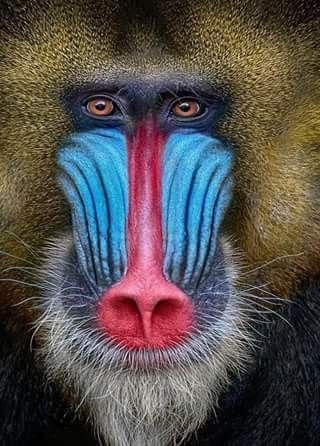
#> input picture src/Images and Videos/mandrill_monkey.jpg, 320 x 446 px
$ python Changing_Colorspaces.py
#> lines starting #> are read from the running program, lines starting #| are printed output that depends on the picture
import cv2
import numpy as np
import matplotlib.pyplot as plt

'''
Then we will read the original colored image from the file system with a call to the imread function.
This function receives as input the path to the file and returns the image as a ndarray.
he image is read in the BGR format.
'''

# BGR Image
image = cv2.imread('../Images and Videos/mandrill_monkey.jpg')
#> image is the input picture: shape (446, 320, 3); mean B, G, R 77.9, 79.2, 84.8
image_copy = image.copy()
# Type and shape ( image.shape[0] => Height and image.shape[1] => Width)
print("[INFO] Type of image : ", type(image))
#| [INFO] Type of image :  <class 'numpy.ndarray'>
print("[INFO] Original image => width : {} Height : {} channel : {}".format(image.shape[1],image.shape[0],image.shape[2]))
#| [INFO] Original image => width : 320 Height : 446 channel : 3
cv2.imshow('Original image',image)
cv2.waitKey(0)
cv2.destroyAllWindows()


# Grayscale without using inbuilt function (Reference : https://docs.opencv.org/master/de/d25/imgproc_color_conversions.html)
# Grayscale images do not include any color. They are given in the range of shades that lie between black and white.
# For example, white is represented by 255, 255, 255, black is represented by 0, 0, 0, and medium gray is 127, 127, 127.
# The higher the number is, the lighter the gray becomes.

'''
    Method 01 - Averaging - R,G,B values
                Y = (R+G+B)/3


    Method 2: LUMA-REC-601(non-linear)

    The human eye always interprets different colors in a different way. The weights ranging in the order of Green, Red and Blue.

    If three sources appear red, green and blue, and have the same radiance in the visible spectrum,
    then the green will appear the brightest of the three because the luminous efficiency function peaks in the green region of the spectrum.

    The red will appear less bright, and the blue will be the darkest of the three. As a consequence of the luminous efficiency function,
    all saturated blue colors are quite dark and all saturated yellows are quite light.

    If luminance is computed from red, green and blue, the coefficients will be a function of the particular red, green and blue
    spectral weighting functions employed, but the green coefficient will be quite large, the red will have an intermediate value,
    and the blue coefficient will be the smallest of the three.

    Computation Example: Let's say we have a color that can be represented by the RGB value 70, 130, 180. The weighted average for our RGB color (70, 130, 180) is as follows:

        Y = 0.299(70) + 0.587(130) + 0.114(180)
        Y = 117.76

        When the weighted average does not equate to a whole number, we round it to the nearest whole. As such, our computed equivalent gray is Y = 118
        Hence RGB(70, 130, 180) => Grayscale(180)

    Reference : https://goodcalculators.com/rgb-to-grayscale-conversion-calculator/
'''

# Intialize a new array of zeroes with the same shape
gray = np.zeros((image.shape[0],image.shape[1]))
gray2 = np.zeros((image.shape[0],image.shape[1]))
print("Width : " , gray.shape[1], "Height : ",gray.shape[0])
#| Width :  320 Height :  446
print("[INFO] | -------------- Display plot ----------- | ")

# Map averages of pixels to the grey image : Raw average
for r in range(gray.shape[0]):
    for c in range(gray.shape[1]):
        # Use human average
        gray[r][c] = np.average(image_copy[r][c]);
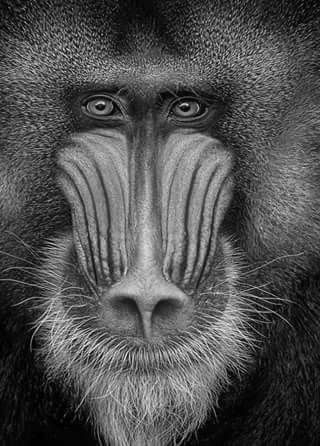
#> gray: shape (446, 320) float64; min 0, max 254.7, mean 80.6

# Method 02 : 'Human' Average - adapted for human eyes
for r in range(gray2.shape[0]):
    for c in range(gray2.shape[1]):
        # Use human average
        gray2[r][c] = 0.299*image_copy[r][c][0] + 0.587*image_copy[r][c][1] + 0.114*image_copy[r][c][2]
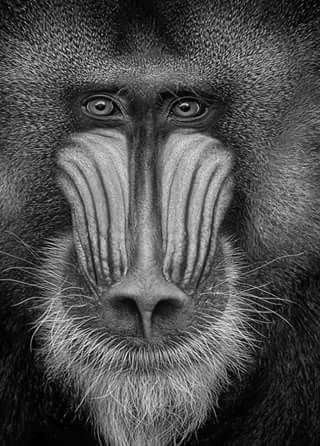
#> gray2: shape (446, 320) float64; min 0, max 254.4, mean 79.5


'''
Each channel is represented as a ndarray with two dimensions,
which means this can represented by grayscale images.
'''

print("[INFO] 1 Channel => Width : ", gray2.shape[1], "Height : ",gray2.shape[0])
#| [INFO] 1 Channel => Width :  320 Height :  446


images = [gray, gray2]
title  = ["Average - Method 1","LUMA-REC-601(non-linear) - Method 2"]
for i in range(2):
    plt.subplot(1,2,(i+1))
    plt.imshow(images[i],'gray')
    plt.xlabel(title[i])
plt.show()


# implementation of rgb2gray scale but instead of 1 channel it's 3 channel
def rgb2gray_3Channel(image):

    b,g,r = image_copy[:,:,0], image_copy[:,:,1], image_copy[:,:,2]
    gray = 0.2989 * r + 0.5870 * g + 0.1140 * b
    for i in range(3):
        image_copy[:,:,i] = gray
    return image_copy

grayscale = rgb2gray_3Channel(image)
print("[INFO] 3 Channel => Grayscale width : {} Height : {} channel : {}".format(grayscale.shape[1],grayscale.shape[0],grayscale.shape[2]))
#| [INFO] 3 Channel => Grayscale width : 320 Height : 446 channel : 3
cv2.imshow('grayscale',grayscale)

'''
Now our objective is to see different channels of input image i.e Red,Green and Blue
'''

# Split the image into B,G,R
B,G,R = image[:,:,0],image[:,:,1],image[:,:,2]

'''
Another way to split the image is using the function cv2.split
blue, green, red = cv2.split(image)
'''

# Grayscale
gray = cv2.cvtColor(image, cv2.COLOR_BGR2GRAY)

# We can only stack image which have same size (width and height) and channel (here all image have channel - 1)
BGR_stacking = np.hstack([gray,B,G,R])
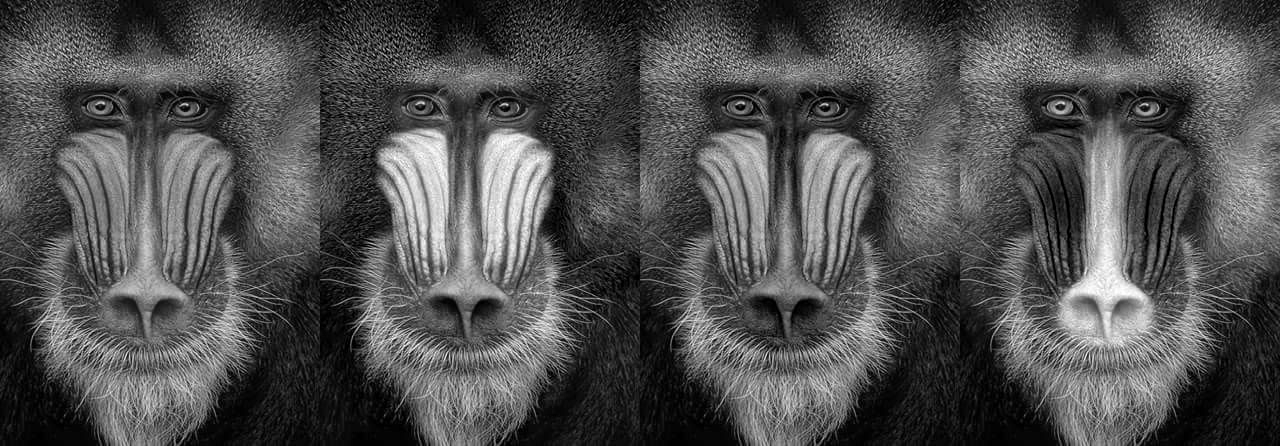
#> BGR_stacking: shape (446, 1280); min 0, max 255, mean 80.6
cv2.imshow('BGR_stacking',BGR_stacking)

# Now, this is not the desire output, we want to see only one color in an image
# this possible when we black out other two channel i.e for blue color channel (in case BGR)
# the answer should be [100,0,0] as we know black have intensity value i.e pixel '0'

k = np.zeros_like(B)
blue = cv2.merge([B,k,k])
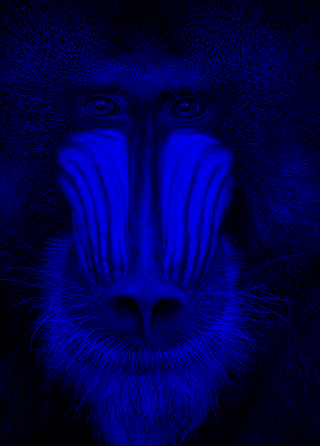
#> blue: shape (446, 320, 3); mean of channels 0, 1, 2 77.9, 0, 0; drawn as B, G, R
green = cv2.merge([k,G,k])
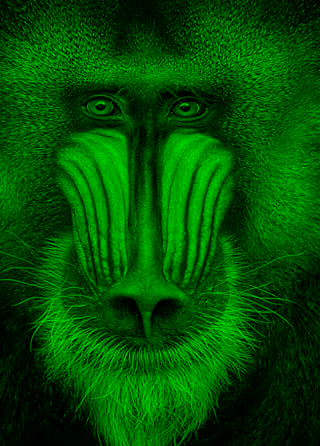
#> green: shape (446, 320, 3); mean of channels 0, 1, 2 0, 79.2, 0; drawn as B, G, R
red = cv2.merge([k,k,R])
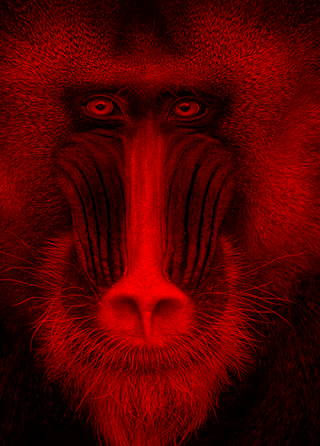
#> red: shape (446, 320, 3); mean of channels 0, 1, 2 0, 0, 84.8; drawn as B, G, R

BGR_Color_Scheme = np.hstack([image,blue,green,red])
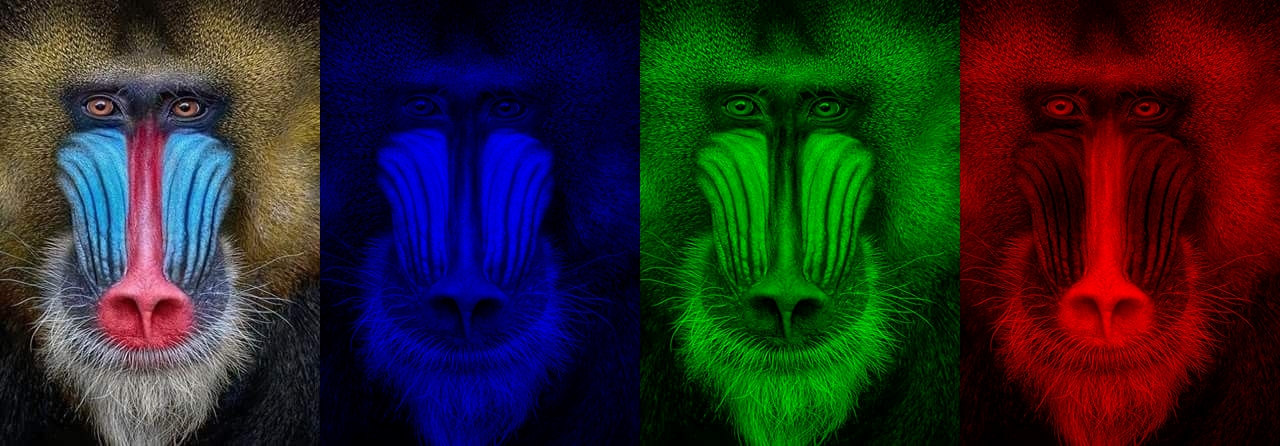
#> BGR_Color_Scheme: shape (446, 1280, 3); mean B, G, R 38.9, 39.6, 42.4
cv2.imshow('BGR_Color_Scheme',BGR_Color_Scheme)
cv2.waitKey(0)
cv2.destroyAllWindows()


'''
You can see variety of inbuilt color spaces
>>> import cv2
>>> flags = [i for i in dir(cv2) if i.startswith('COLOR_')]
>>> print flags

'''

# RGB is a color model with three dimensions – red, green, and blue – that are mixed to produce a specific color.
# When defining colors in these dimensions, one has to know the sequence of colors in the color spectrum, e.g. that a mix of 100% red and green produces yellow.
# The RGB color model is often depicted as a cube by mapping the red, green, and blue dimensions onto the x, y, and z axis in 3D space.
# This is illustrated in the interactive example below, where all possible color mixes are represented within the bounds of the cube.

# Reference : https://programmingdesignsystems.com/color/color-models-and-color-spaces/index.html#:~:text=HSV%20is%20a%20cylindrical%20color,on%20the%20RGB%20color%20circle.

# BGR to RGB
RGB = cv2.cvtColor(image, cv2.COLOR_BGR2RGB)

# HSV is a cylindrical color model that remaps the RGB primary colors into dimensions that are easier for humans to understand.
# Like the Munsell Color System, these dimensions are hue, saturation, and value.

# Hue specifies the angle of the color on the RGB color circle : A 0° hue results in red, 120° results in green, and 240° results in blue.
# Saturation controls the amount of color used. A color with 100% saturation will be the purest color possible, while 0% saturation yields grayscale.
# Value controls the brightness of the color. A color with 0% brightness is pure black while a color with 100% brightness has no black mixed into the color.
# Because this dimension is often referred to as brightness, the HSV color model is sometimes called HSB, including in P5.js.

# BGR to HSV
HSV = cv2.cvtColor(image, cv2.COLOR_BGR2HSV)
#> HSV: shape (446, 320, 3); mean H, S, V 66.5, 105.3, 101.1


# HSL is another cylindrical color model that shares two dimensions with HSV, while replacing the value dimension with a lightness dimension.

# Hue specifies the angle of the color on the RGB color circle, exactly like HSV.
# Saturation controls the purity of the color, exactly like HSV.
# Lightness controls the luminosity of the color.
# This dimension is different from the HSV value dimension in that the purest color is positioned midway between black and white ends of the scale. A color with 0% lightness is black, 50% is the purest color possible, and 100% is white.

# BGR to HSL
HLS = cv2.cvtColor(image, cv2.COLOR_BGR2HLS)
#> HLS: shape (446, 320, 3); mean of channels 0, 1, 2 66.5, 80.1, 80.2


# BGR to LUV
LUV = cv2.cvtColor(image, cv2.COLOR_BGR2LUV)
#> LUV: shape (446, 320, 3); mean of channels 0, 1, 2 86.6, 100.8, 137

# BGR to HSV
YCrCb = cv2.cvtColor(image, cv2.COLOR_BGR2YCrCb)
#> YCrCb: shape (446, 320, 3); mean of channels 0, 1, 2 80.7, 130.9, 126.4

# BGR to YUV
YUV = cv2.cvtColor(image, cv2.COLOR_BGR2YUV)
#> YUV: shape (446, 320, 3); mean of channels 0, 1, 2 80.7, 126.6, 131.5

images = [RGB, HLS,HSV, LUV, YCrCb, YUV]
title  = ["RGB", "HLS","HSV", "LUV", "YCrCb", "YUV"]
for i in range(6):
    plt.subplot(2,3,(i+1))
    plt.imshow(images[i])
    plt.xlabel(title[i])
plt.show()

cv2.waitKey(0)
cv2.destroyAllWindows()

$ run again, with src/Images and Videos/Building.jpg copied over src/Images and Videos/mandrill_monkey.jpg
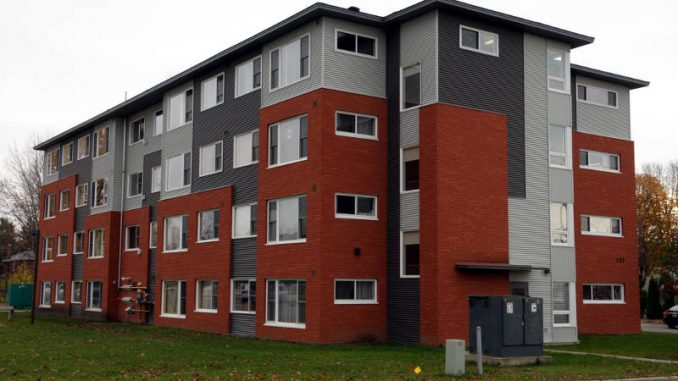
#> input picture src/Images and Videos/Building.jpg, 678 x 381 px
#> image is the input picture: shape (381, 678, 3); mean B, G, R 88.4, 96.5, 112.9
#| [INFO] Type of image :  <class 'numpy.ndarray'>
#| [INFO] Original image => width : 678 Height : 381 channel : 3
#| Width :  678 Height :  381
#> after the loop `for r in range(gray.shape[0]):`:
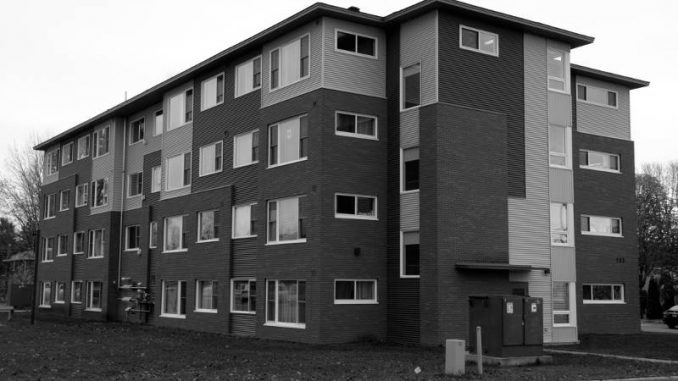
#> gray: shape (381, 678) float64; min 0, max 255, mean 99.3
#| [INFO] 1 Channel => Width :  678 Height :  381
#| [INFO] 3 Channel => Grayscale width : 678 Height : 381 channel : 3
#> `BGR_Color_Scheme = np.hstack([image,blue,green,red])`:
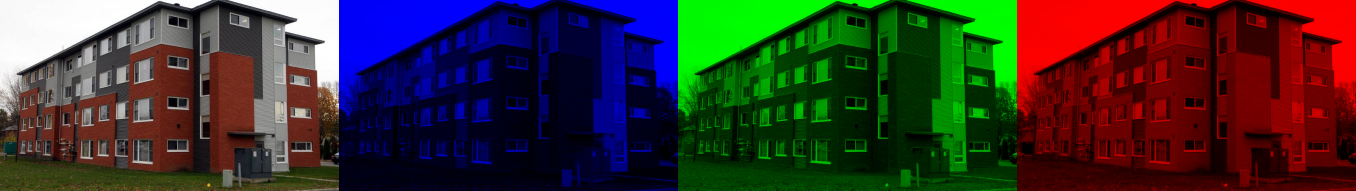
#> BGR_Color_Scheme: shape (381, 2712, 3) (shown at 1/2 size); mean B, G, R 44.2, 48.3, 56.5
#> HSV: shape (381, 678, 3); mean H, S, V 38.8, 86.9, 114.6
#> HLS: shape (381, 678, 3); mean of channels 0, 1, 2 38.8, 101.1, 69.3
#> LUV: shape (381, 678, 3); mean of channels 0, 1, 2 104.7, 104.6, 142.7
#> YCrCb: shape (381, 678, 3); mean of channels 0, 1, 2 100.5, 136.9, 121.2
#> YUV: shape (381, 678, 3); mean of channels 0, 1, 2 100.5, 122.1, 138.9
